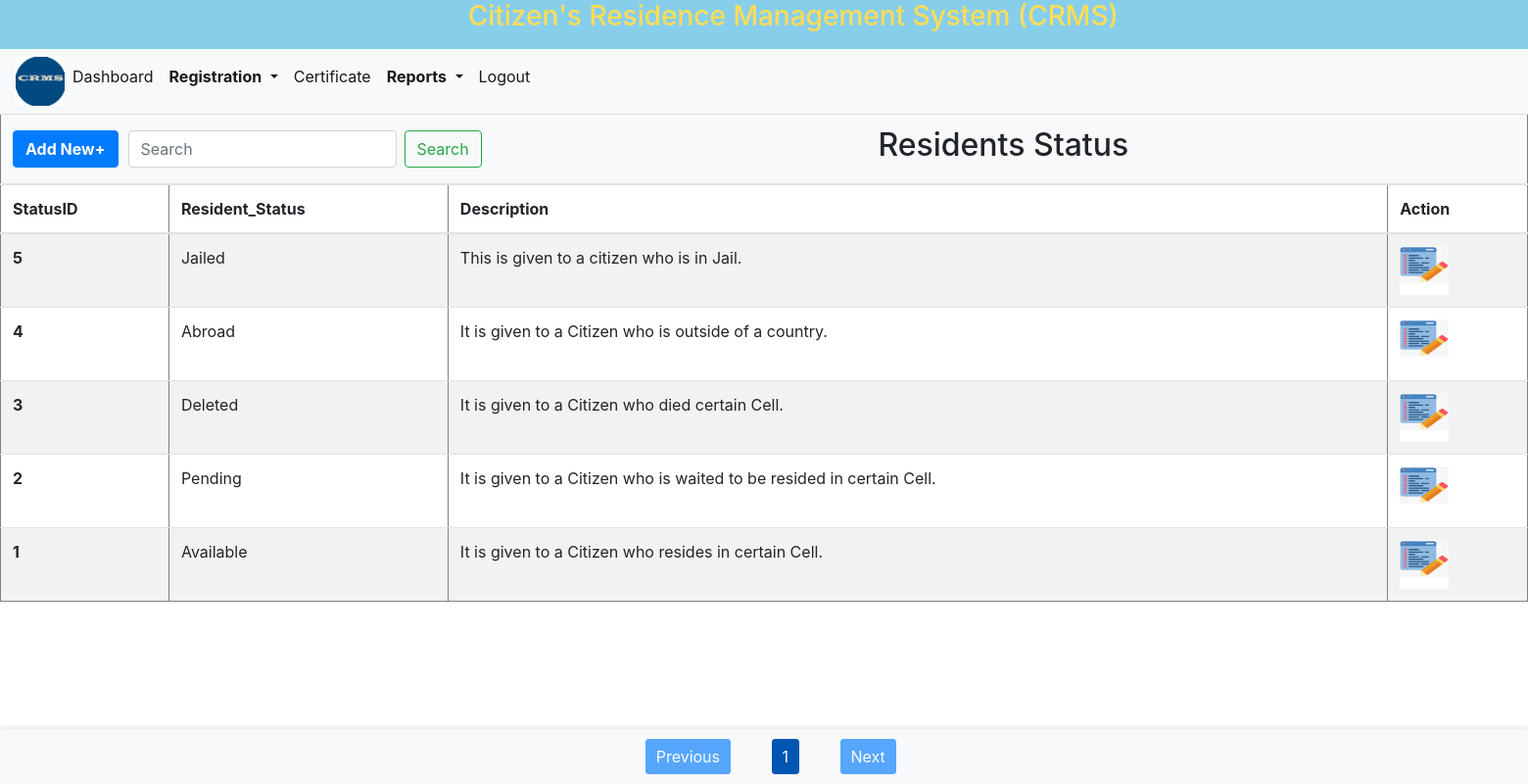
The page /Status.php (signed in) on the database its author committed.
### tables this page shows
CREATE TABLE `status` (
  `StatusID` int NOT NULL AUTO_INCREMENT,
  `Message` text NOT NULL,
  `Description` tinytext,
  PRIMARY KEY (`StatusID`)
);

### Status.php (the view, shortened to what this page needs)
<!DOCTYPE html>
<html lang="en">
<head>
    <link rel="stylesheet" href="bootstrap/bootstrap.css">
    <link rel="stylesheet" href="css/style.css">
</head>
<body>
<?php include 'header.php'; ?>
    <?php
    $conn = new mysqli('localhost', 'super', '', 'crms');
    $records_per_page = 5;
    $page = isset($_GET['page']) ? (int)$_GET['page'] : 1;
    $offset = ($page - 1) * $records_per_page;
    $search_query = isset($_GET['search']) ? $conn->real_escape_string($_GET['search']) : '';
    $sql = "SELECT StatusID, Message, Description
            FROM status
            WHERE CONCAT_WS(' ', Message,Description) LIKE ?
            ORDER BY StatusID DESC
            LIMIT ? OFFSET ?";
    $stmt = $conn->prepare($sql);
    $search_param = "%$search_query%";
    $stmt->bind_param("sii", $search_param, $records_per_page, $offset);
    $stmt->execute();
    $result = $stmt->get_result();
    $total_sql = "SELECT COUNT(*) as total FROM status WHERE CONCAT_WS(' ', Message,Description) LIKE ?";
    $total_stmt = $conn->prepare($total_sql);
    $total_stmt->bind_param("s", $search_param);
    $total_stmt->execute();
    $total_result = $total_stmt->get_result();
    $total_row = $total_result->fetch_assoc();
    $total_records = $total_row['total'];
    $total_pages = ceil($total_records / $records_per_page);
    if ($result->num_rows > 0) {
        echo "<div style='overflow-x: auto;'>";
        echo "<table border='1' class='table table-striped' style='min-width: 100%;'>";
        echo "<thead>";
        echo "<tr>
                <th colspan='16' style='text-align: left; background-color: #f8f9fa;'>
                    <div style='display: flex; align-items: center;'>
                        <div style='margin-right: 10px;'>
                            <a class='small' href='addStatus.php'>
                                <button class='btn btn-primary'><b>Add New+</b></button>
                            </a>
                        </div>
                        <div style='margin-right: 10px;'>
                            <form class='form-inline my-2 my-lg-0' method='GET' action=''>
                                <input class='form-control mr-sm-2' type='search' name='search' placeholder='Search' aria-label='Search' value='" . htmlspecialchars($search_query) . "'>
                                <button class='btn btn-outline-success my-2 my-sm-0' type='submit'>Search</button>
                            </form>
                        </div>
                        <div style='flex: 1; text-align: center; font-size: 24px;'>
                            <h2 class='text-center'>Residents Status</h2>
                        </div>
                    </div>
                </th>
              </tr>";
        echo "<tr>
                <th scope='col'>StatusID</th>
                <th scope='col'>Resident_Status</th>
                <th scope='col'>Description</th>
                <th scope='col'>Action</th>
              </tr>";
        echo "</thead>";
        echo "<tbody>";
        while ($row = $result->fetch_assoc()) {
            echo "<tr>
                    <th>" . htmlspecialchars($row["StatusID"]) . "</th>
                    <td>" . htmlspecialchars($row["Message"]) . "</td>
                    <td>" . htmlspecialchars($row["Description"]) . "</td>
                    <td><a href='updateCitizenStatus.php?statusid=" . htmlspecialchars($row["StatusID"]) . "' style='color: red;'><img src='images/edit.jpg' width='50px' height='50px'></a></td>
                  </tr>";
        }
        echo "</tbody>";
        echo "</table>";
        echo "</div>";
        echo "<div class='pagination'>";
        if ($page > 1) {
            echo "<a href='?page=" . ($page - 1) . "&search=" . urlencode($search_query) . "' class='btn btn-primary' style='background-color: #007bff; border-color: #007bff;'>Previous</a>";
        } else {
            echo "<span class='btn btn-primary disabled'>Previous</span>";
        }
        for ($i = 1; $i <= $total_pages; $i++) {
            if ($i == $page) {
                echo "<span class='current'>$i</span>";
            } else {
                echo " &nbsp  &nbsp ";
                echo "<a href='?page=$i&search=" . urlencode($search_query) . "'>$i</a>";
                echo " &nbsp  &nbsp ";
            }
        }
        if ($page < $total_pages) {
            echo "<a href='?page=" . ($page + 1) . "&search=" . urlencode($search_query) . "' class='btn btn-primary' style='background-color: #007bff; border-color: #007bff;'>Next</a>";
        } else {
            echo "<span class='btn btn-primary disabled'>Next</span>";
        }
        echo "</div>";
    }
    ?>
</body>
</html>

### css/style.css (style rules this page uses)
html, body { height: 100%; margin: 0; padding: 0; }
.pagination { display: flex; justify-content: center; align-items: center; position: fixed; bottom: 0; width: 100%; background-color: #f8f9fa; padding: 10px 0; box-shadow: 0 -2px 5px rgba(0, 0, 0, 0.1); z-index: 1000; }
.pagination a, .pagination span { margin: 0 5px; text-decoration: none; padding: 5px 10px; color: #fff; background-color: #007bff; border: 1px solid #007bff; border-radius: 3px; }
.pagination span.current { background-color: #0056b3; border-color: #0056b3; }

### rows shown on the page
status: StatusID "5", Message "Jailed", Description "This is given to a citizen who is in Jail."
status: StatusID "4", Message "Abroad", Description "It is given to a Citizen who is outside of a country."
status: StatusID "3", Message "Deleted", Description "It is given to a Citizen who died certain Cell."
status: StatusID "2", Message "Pending", Description "It is given to a Citizen who is waited to be resided in certain Cell."
status: StatusID "1", Message "Available", Description "It is given to a Citizen who resides in certain Cell."
